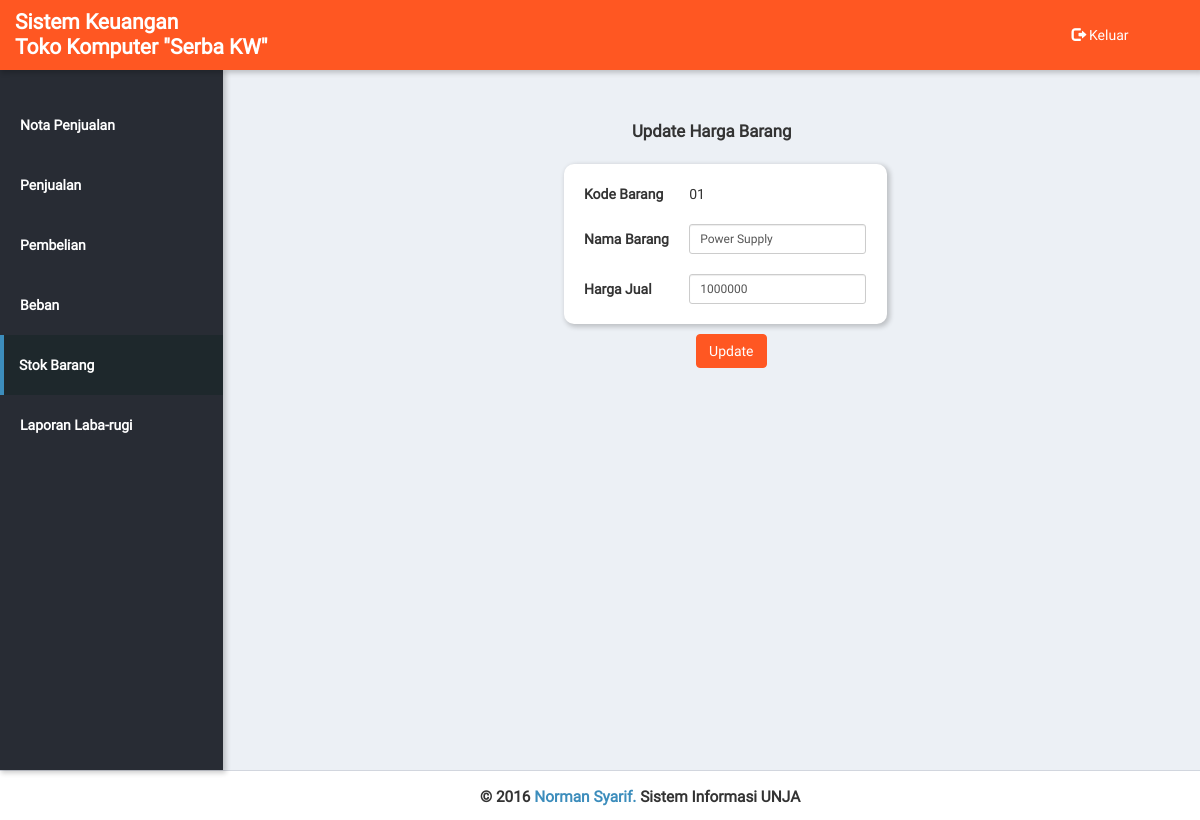
The page /process_edit_barang.php?kode=01 (signed in) on the database its author committed.
### tables this page shows
CREATE TABLE IF NOT EXISTS `tb_barang` (
  `kode_barang` varchar(5) NOT NULL,
  `nama_barang` varchar(50) NOT NULL,
  `harga_satuan` int(11) NOT NULL,
  `harga_beli` int(11) NOT NULL,
  `stok` int(11) NOT NULL,
  PRIMARY KEY (`kode_barang`)
);

### process_edit_barang.php (the view, shortened to what this page needs)
<?php
require_once 'php/connect.php';
require_once 'top.php';
$kode = $_GET['kode'];
$result = $mysqli->query("SELECT * FROM tb_barang WHERE kode_barang='$kode'");
$row = $result->fetch_assoc();
$kode_barang = $row['kode_barang'];
$nama_barang = $row['nama_barang'];
$harga_barang = $row['harga_satuan'];
?>
<div class="menu-list">
    <ul>
        <span><li class="inaktif"><a href="penjualan.php">Nota Penjualan</a></li></span>
        <span><li class="inaktif"><a href="daftar_jual.php">Penjualan</a></li></span>
        <span><li class="inaktif"><a href="daftar_beli.php">Pembelian</a></li></span>
        <span><li class="inaktif"><a href="beban.php">Beban</a></li></span>
        <span><li class="aktif"><a href="stok.php">Stok Barang</a></li></span>
        <span><li class="inaktif"><a href="pilih_periode.php">Laporan Laba-rugi</a></li></span>
    </ul>
</div>
</div>
<div id="content" class="container col-md-9setengah">
    <p style="text-align: center; margin-top: 50px; font-weight: bold; font-size: 120%">Update Harga Barang</p>
    <div class="row col-md-offset-4">
        <form method="get">
            <div class="anggota-div" style="width: 50%">
                <table>
                    <tr>
                        <th>Kode Barang</th>
                        <td><?php echo $kode_barang ?></td>
                    </tr>
                    <tr>
                        <th>Nama Barang</th>
                        <td><input name="nama" class="form-control input-sm" type="text" value="<?php echo $nama_barang ?>"></td>
                    </tr>
                    <tr>
                        <th>Harga Jual</th>
                        <td><input name="harga" class="form-control input-sm" type="number" value="<?php echo $harga_barang ?>"></td>
                    </tr>
                </table>
            </div>
            <input type="submit" name="submit" value="Update" class="btn btn-primary" style="position: relative; left: 22%">
        </form>
    </div>
</div>
</div>
</div>
<?php include 'bottom.php' ?>
</body>
</html>

### assets/style.css (style rules this page uses)
* { margin: 0; padding: 0; }
.btn-primary { background-color: #ff5722; border-color: #ff5722; }
.container { padding-right: 15px; padding-left: 15px; }
.row { margin-bottom: 20px; }
.row .row { margin-top: 10px; margin-bottom: 0; }
.row { margin-bottom: 0; }
body { font-family: "Roboto regular"; background-color: #ecf0f5; }
#content { min-height: 700px; padding-bottom: 20px; }
.menu-list { margin-top: 25px; }
.menu-list a { color: #fff; text-decoration: none; }
.inaktif, .aktif { cursor: pointer; margin: 0; }
.inaktif { padding-left: 5px; }
.inaktif:hover, .aktif { background-color: #1e282c; border-left: 4px solid #3c8dbc; color: #b8b8b8; }
.menu-list ul li a { display: block; padding: 20px 15px; }
.col-md-9setengah { @extend .col.md-1; width: 83%; }
.anggota-div { background-color: #fff; box-shadow: 2px 2px 5px 1px rgba(0, 0, 0, 0.2); margin: 10px; padding: 10px; width: 45%; border-radius: 10px; }
table { width: 100%; }
th, td { padding: 10px; }
tr { text-align: left; }

### rows shown on the page
tb_barang: kode_barang "01", nama "Power Supply", harga "1000000"
